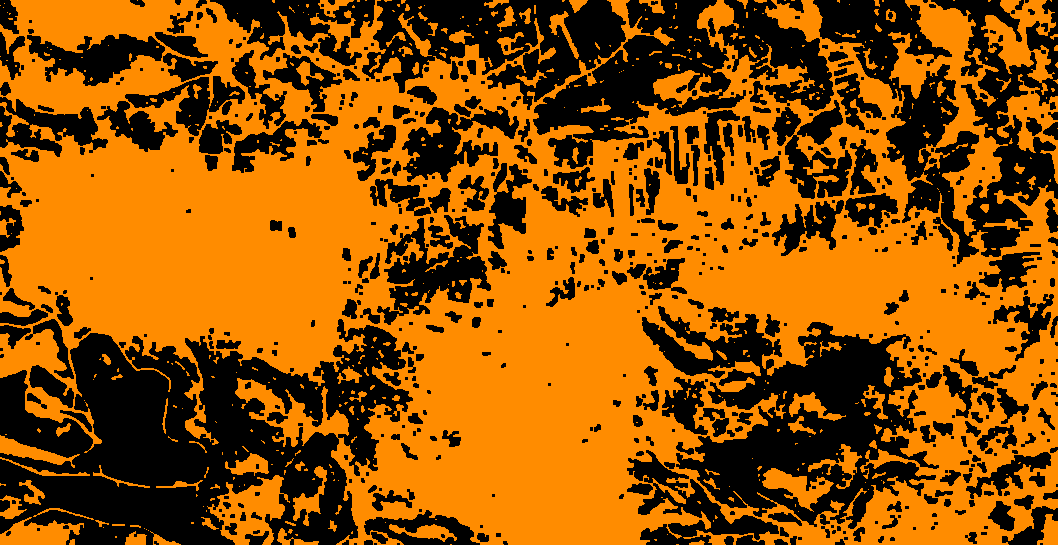
#> input picture android_app/app/src/main/assets/building_density_overlay.png, 1058 x 545 px
$ python -i create_building_density_overlay.py   (imports and definitions only)
#> lines starting #> are read from the running program, lines starting #| are printed output that depends on the picture; after the words box and inside, x2 and y2 are one past the last pixel; in counts of white or black regions, pixels touching at a corner belong together
from pathlib import Path
import json
import sqlite3

import numpy as np
from PIL import Image, ImageFilter


PROJECT_ROOT = Path(__file__).resolve().parents[1]

GPKG_PATH = PROJECT_ROOT / "data_original" / "Orthophoto.gpkg"

OUTPUT_OVERLAY_PATH = PROJECT_ROOT / "data_processed" / "building_density_overlay.png"
OUTPUT_SUMMARY_PATH = PROJECT_ROOT / "data_processed" / "building_density_summary.json"

ANDROID_ASSET_OVERLAY_PATH = (
    PROJECT_ROOT / "android_app" / "app" / "src" / "main" / "assets" / "building_density_overlay.png"
)
ANDROID_ASSET_SUMMARY_PATH = (
    PROJECT_ROOT / "android_app" / "app" / "src" / "main" / "assets" / "building_density_summary.json"
)

TILE_SIZE = 256

# We use zoom 6 because it is detailed enough for a visual approximation,
# but still small enough to process quickly.
ZOOM_LEVEL = 6
START_COL = 0
START_ROW = 0
GRID_COLS = 41
GRID_ROWS = 18

# Zoom 6 matrix size from the GeoPackage tile matrix.
MATRIX_WIDTH = 64
MATRIX_HEIGHT = 64

# GeoPackage matrix bounds
MATRIX_MIN_LON = 35.28
MATRIX_MIN_LAT = 32.71101722095672
MATRIX_MAX_LON = 35.45578150760521
MATRIX_MAX_LAT = 32.8868

# Actual orthophoto content bounds
CONTENT_MIN_LON = 35.28
CONTENT_MIN_LAT = 32.8397
CONTENT_MAX_LON = 35.3918
CONTENT_MAX_LAT = 32.8868

# Same size as the elevation window, so Android can draw it using the same destination rect.
OUTPUT_WIDTH = 1058
OUTPUT_HEIGHT = 545


# [68 lines left out: functions lon_lat_to_local_pixel, load_zoom_mosaic, not called in this run]


def create_built_up_mask(image: Image.Image) -> np.ndarray:
    arr = np.asarray(image).astype(np.float32) / 255.0

    r = arr[:, :, 0]
    g = arr[:, :, 1]
    b = arr[:, :, 2]

    max_channel = np.maximum(np.maximum(r, g), b)
    min_channel = np.minimum(np.minimum(r, g), b)

    brightness = max_channel
    saturation = (max_channel - min_channel) / (max_channel + 1e-6)

    # Approximate vegetation removal:
    # green pixels are unlikely to be buildings.
    green_like = (
        (g > r * 1.08)
        & (g > b * 1.08)
        & (saturation > 0.18)
        & (brightness > 0.20)
    )

    very_dark = brightness < 0.18

    # Concrete / roofs / paved built-up surfaces are often grey-ish or bright.
    grey_or_concrete = (
        (saturation < 0.28)
        & (brightness > 0.32)
        & (~green_like)
        & (~very_dark)
    )

    # Some roofs are reddish / brown-ish.
    red_roof_like = (
        (r > g * 1.10)
        & (r > b * 1.10)
        & (brightness > 0.25)
        & (saturation > 0.18)
        & (~green_like)
        & (~very_dark)
    )

    # Combine the simple visual rules.
    candidate_mask = grey_or_concrete | red_roof_like

    # Light cleanup to reduce single-pixel noise.
    mask_image = Image.fromarray((candidate_mask.astype(np.uint8)) * 255)
    mask_image = mask_image.filter(ImageFilter.MedianFilter(size=3))
    mask_image = mask_image.filter(ImageFilter.MaxFilter(size=3))
    mask_image = mask_image.filter(ImageFilter.MinFilter(size=3))

    return np.asarray(mask_image) > 0


# [54 lines left out: function main, not called in this run]


# [2 lines not run here, left out]

>>> import cv2
>>> picture = cv2.imread('../android_app/app/src/main/assets/building_density_overlay.png', cv2.IMREAD_GRAYSCALE)
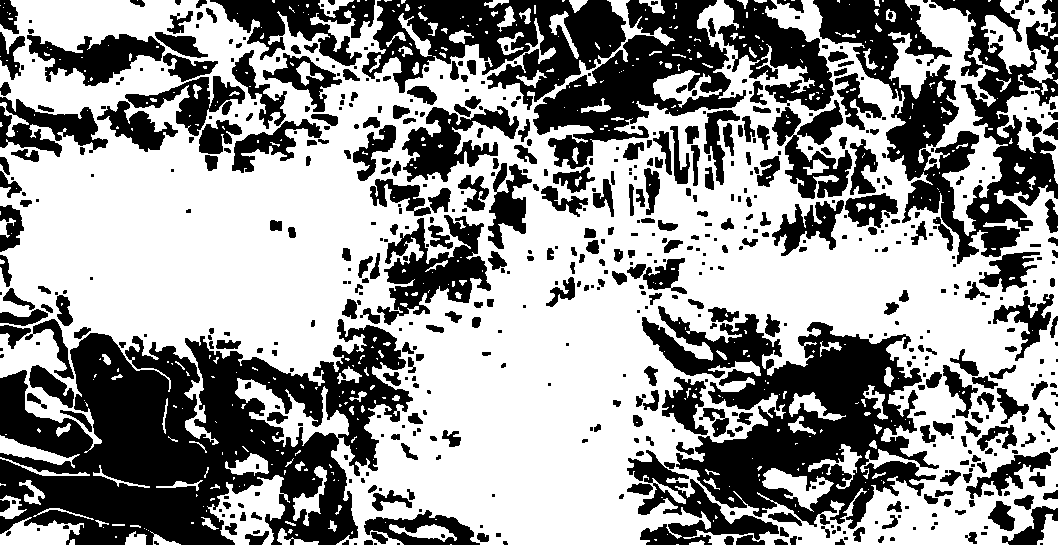
#> picture: shape (545, 1058); values 0 (black) and 158 (white), 58.7% white; 640 black regions (277 under 20 px), largest, box (x1, y1, x2, y2) and area: (0, 319, 413, 545) 52970, (642, 306, 939, 529) 29101, (813, 0, 1058, 264) 24475
>>> result = create_built_up_mask(picture)
#> (the run stopped early here; a loop or call above may not have finished)
